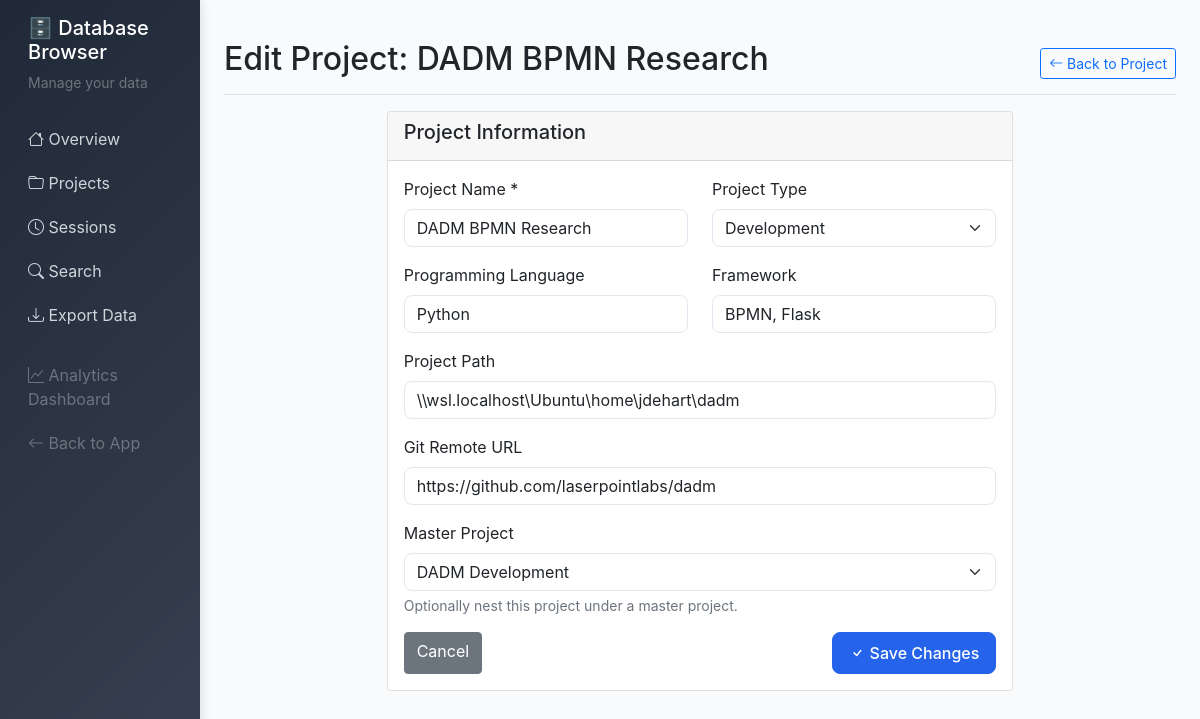
/db/projects/3/edit, run on the app's committed database.
### server/src/models.py (models this page shows, shortened)
class Project:
    __tablename__ = 'projects'

### server/src/db_browser.py (the view, shortened to what this page needs)
@db_browser.route('/db/projects/<int:project_id>/edit', methods=['GET', 'POST'])
def edit_project(project_id):
    conn = get_db_connection()
    project = conn.execute('SELECT * FROM projects WHERE id = ?', (project_id,)).fetchone()
    all_projects = conn.execute('SELECT id, name FROM projects WHERE parent_id IS NULL AND id != ? ORDER BY name', (project_id,)).fetchall()
    conn.close()
    if not project:
        flash('Project not found', 'error')
        return redirect(url_for('db_browser.projects'))
    return render_template('db_browser/edit_project.html', project=project, parent_projects=all_projects)

### server/src/db_browser.py (called while the page is built)
def get_db_connection():
    database_path = os.environ.get('DATABASE_PATH', '/app/data/timetracker.db')
    conn = sqlite3.connect(database_path)
    conn.row_factory = sqlite3.Row
    return conn

### server/src/templates/db_browser/edit_project.html (shortened to what this page needs)
{% extends "db_browser/base.html" %}
{% block content %}
<div class="d-flex justify-content-between flex-wrap flex-md-nowrap align-items-center pt-3 pb-2 mb-3 border-bottom">
    <h1 class="h2">Edit Project: {{ project.name }}</h1>
    <div class="btn-toolbar mb-2 mb-md-0">
        <a href="{{ url_for('db_browser.project_detail', project_id=project.id) }}" class="btn btn-sm btn-outline-primary">
            <i class="bi bi-arrow-left"></i> Back to Project
        </a>
    </div>
</div>
<div class="row">
    <div class="col-md-8 mx-auto">
        <div class="card">
            <div class="card-header">
                <h5>Project Information</h5>
            </div>
            <div class="card-body">
                <form method="POST">
                    <div class="row">
                        <div class="col-md-6 mb-3">
                            <label for="name" class="form-label">Project Name *</label>
                            <input type="text" class="form-control" id="name" name="name"
                                   value="{{ project.name }}" required>
                        </div>
                        <div class="col-md-6 mb-3">
                            <label for="type" class="form-label">Project Type</label>
                            <select class="form-select" id="type" name="type">
                                <option value="development" {% if project.type == 'development' %}selected{% endif %}>Development</option>
                            </select>
                        </div>
                    </div>
                    <div class="row">
                        <div class="col-md-6 mb-3">
                            <label for="language" class="form-label">Programming Language</label>
                            <input type="text" class="form-control" id="language" name="language"
                                   value="{{ project.language or '' }}" placeholder="e.g., Python, JavaScript">
                        </div>
                        <div class="col-md-6 mb-3">
                            <label for="framework" class="form-label">Framework</label>
                            <input type="text" class="form-control" id="framework" name="framework"
                                   value="{{ project.framework or '' }}" placeholder="e.g., Flask, React">
                        </div>
                    </div>
                    <div class="mb-3">
                        <label for="path" class="form-label">Project Path</label>
                        <input type="text" class="form-control" id="path" name="path"
                               value="{{ project.path or '' }}" placeholder="/path/to/project">
                    </div>
                    <div class="mb-3">
                        <label for="git_remote" class="form-label">Git Remote URL</label>
                        <input type="text" class="form-control" id="git_remote" name="git_remote"
                               value="{{ project.git_remote or '' }}" placeholder="https://github.com/user/repo.git">
                    </div>
                    <div class="mb-3">
                        <label for="parent_id" class="form-label">Master Project</label>
                        <select class="form-select" id="parent_id" name="parent_id">
                            {% for p in parent_projects %}
                                <option value="{{ p.id }}" {% if project.parent_id == p.id %}selected{% endif %}>{{ p.name }}</option>
                            {% endfor %}
                        </select>
                        <div class="form-text">Optionally nest this project under a master project.</div>
                    </div>
                    <div class="d-flex justify-content-between">
                        <a href="{{ url_for('db_browser.project_detail', project_id=project.id) }}" class="btn btn-secondary">
                            Cancel
                        </a>
                        <button type="submit" class="btn btn-primary">
                            <i class="bi bi-check"></i> Save Changes
                        </button>
                    </div>
                </form>
            </div>
        </div>
    </div>
</div>
{% endblock %}

### server/src/templates/db_browser/base.html (style rules this page uses)
:root { --primary-color: #2563eb; --success-color: #16a34a; --warning-color: #ca8a04; --danger-color: #dc2626; --info-color: #0891b2; --dark-color: #1f2937; --light-color: #f8fafc; --border-color: #e2e8f0; }
body { background-color: var(--light-color); font-family: 'Inter', -apple-system, BlinkMacSystemFont, sans-serif; }
.btn-primary { background: var(--primary-color); border-color: var(--primary-color); border-radius: 8px; padding: 8px 16px; font-weight: 500; }
.form-select, .form-control { border-radius: 8px; border: 1px solid var(--border-color); }

### data on the page
Project: name "DADM BPMN Research", type "Development", language "Python", framework "BPMN, Flask", path "\\\\wsl.localhost\\Ubuntu\\home\\jdehart\\dadm", git_remote "https://github.com/laserpointlabs/dadm", parent_id "DADM Development"
